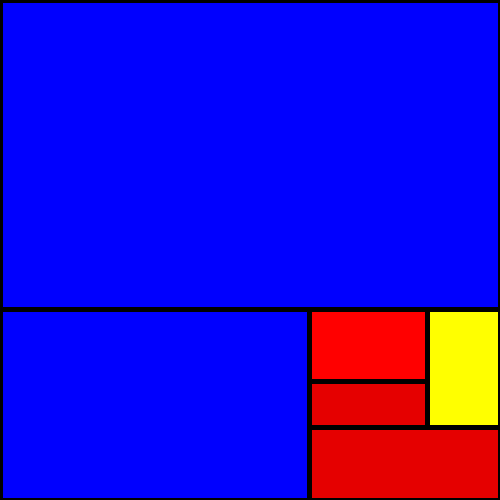
Frame 1 (no input)
Frame 60 (the mouse pressed at the canvas centre just before this capture): identical to frame 1, image omitted
Frame 120 (the mouse held since frame 60 and released just before this capture): identical to frame 1, image omitted

The Processing sketch that drew this single still picture (run headless with seeded random() and noise(); from frame 60 on, the mouse is pressed at the canvas centre):

// Processing sketch: Mondrian_01
// ── Mondrian_01.pde
float ratio = (sqrt(5) + 1) / 2;
float thr = 80.;
float thr2 = .5;

void setup(){
  
  size(500, 500);
  colorMode(HSB, 1);
  colorRect(0, 0, width, width);
  divSquare(0, 0, width);
  
}

//void draw(){}

// ── ColorRect.pde
void colorRect(float x, float y, float w, float h){
  
  color col;
  float val = random(1);
  
  if(val < .15){
    col = color(0, 1, 1); //red
  }
  else if(val < .3){
    col = color(2. / 3, 1, 1); //blue
  }
  else if(val < .45){
    col = color(1. / 6., 1, 1); //yellow
  }
  else if(val < .5){
    col = color(0, 1, 0); //black
  }
  else if(val < .7){
    col = color(0, 1, .9); //gray
  }
  else {
    col = color(0, 0, 1); //white
  }
  
  fill(col);
  strokeWeight(5);
  rect(x, y, w, h);
  
}

// ── Division.pde
void divRect(float x, float y, float w){
  
  int loop = 0;
  float end_x = x + w;
  float end_y = y + w / ratio;
  
  while(w > thr){
    
    loop++;
    
    // direction: x
    if(loop % 2 == 0){
    
      while(x + w < end_x + .1){
        colorRect(x, y, w, w);
        if(random(1) < thr2){
          divSquare(x, y, w);
        }
        x += w;
      }
      w = end_x - x;
      
    // direction: y
    } else {
    
      while(y + w < end_y + .1){
        colorRect(x, y, w, w);
        if(random(1) < thr2){
          divSquare(x, y, w);
        }
        y += w;
      }
      w = end_y - y;
    
    }
    
  }
  
}

void divSquare(float x, float y, float w){
  
  int loop = 0;
  float end_x = x + w;
  float end_y = y + w;
  
  while(w > thr){
    
    loop++;
    
    // direction: y
    if(loop % 2 == 1){
    
      while(x + w * ratio < end_x + .1){
        colorRect(x, y, w * ratio, w);
        if(random(1) < thr2){
          divRect(x, y, w * ratio);
        }
        x += w * ratio;
      }
      w = end_x - x;
      
    // direction: x
    } else {
    
      while(y + w / ratio < end_y + .1){
        colorRect(x, y, w, w / ratio);
        if(random(1) < thr2){
          divRect(x, y, w);
        }
        y += w / ratio;
      }
      w = end_y - y;
    
    }
    
  }
    
}

// ── MouseClicked.pde
void mouseClicked(){
  
  changeSegmentation();
  
}

void draw(){
  
  frameRate(30);
  //changeSegmentation();

}

void changeSegmentation(){
  
  thr = int(random(10, 300));
  thr2 = random(0, 1);
  
  println("thr =", thr, "thr2 =", thr2);

  colorRect(0, 0, width, width);
  divSquare(0, 0, width);
  
}
